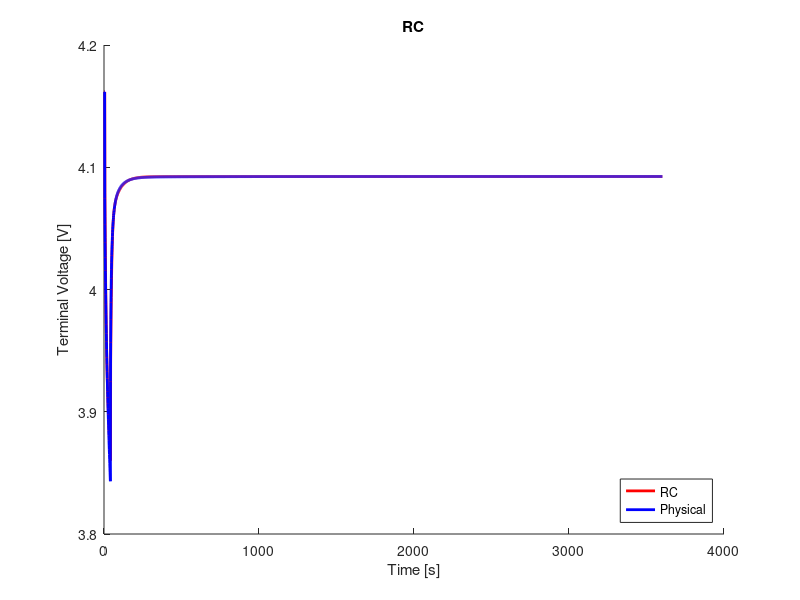

The MATLAB source for this figure:
clear;
clc;
close all;

%% load data
load('ocv_final.mat');
time_ocv = time;
load('pulse_10_c_0.mat');
load('rc2_cf_10_c.mat');

%% voltage limitations
v_max = 4.4;                                    % cut-over voltage
v_min = 3.0;                                    % cut-off voltage

%% resample ocv and soc
t1 = time_ocv(1);
t2 = time_ocv(end);
dt = 1;                                         % sample time
t = (t1:dt:t2) - t1;

ocv = interp1(time_ocv, ocv, t1:dt:t2);
soc = interp1(time_ocv, soc, t1:dt:t2);

s = length(time);

%% variables
Q = 16.8;
eta = 1.0;                                  % coulombic efficiency

n = 2;                                      % number of rc links
i_r = zeros(n, 1);
v_c = zeros(n, 1);
flag = 1;

%% compute soc
ind_init = soc(interp1(ocv, 1:length(ocv), V_batt_time(1), 'nearest'));
ind_init = interp1(soc, 1:length(soc), ind_init, 'nearest');
v_t(1) = ocv(ind_init);
z0 = soc(ind_init);
z = z0 - dt/(Q*3600)*eta*cumsum(I(1:end));

% manual fit
p = 1;
r0 = r0_cf(p);
r1 = r1_cf(p);
r2 = r2_cf(p);
% r3 = r3_cf(p);
c1 = c1_cf(p);
c2 = c2_cf(p);
% c3 = c3_cf(p);

r = [r1; r2];
c = [c1; c2];

%% compute terminal voltage
for j = 1:n
    f(j) = exp(-dt/(r(j)*c(j)));
end
for k = 1:s-1
    if flag == 1
        i_r(:, k+1) = diag(f)*i_r(:, k) + (1-f')*I(k);
        v_c(:, k) = i_r(:, k).*r;
        ind = interp1(soc, 1:length(soc), z(k), 'nearest');
        v_t(k+1) = ocv(ind) - sum(v_c(:, k)) - I(k).*r0;
        if v_t(k) < v_min
            fprintf('Reached lower voltage limit.');
            flag = 0;
        end
        if v_t(k) > v_max
            fprintf('Reached upper voltage limit.');
            flag = 0;
        end 
    end
end

%% compute rms error
v_t = reshape(v_t, size(V_batt_time));
rmse = 1000*sqrt(mean((V_batt_time - v_t).^2))     % [mV]

%% plot
figure(1);
hold on;
plot(time, v_t, 'r', 'LineWidth', 2)
hold on;
plot(time, V_batt_time, 'b', 'LineWidth', 2)
xlabel('Time [s]')
ylabel('Terminal Voltage [V]')
title('RC')
legend('RC', 'Physical', 'location', 'southeast')